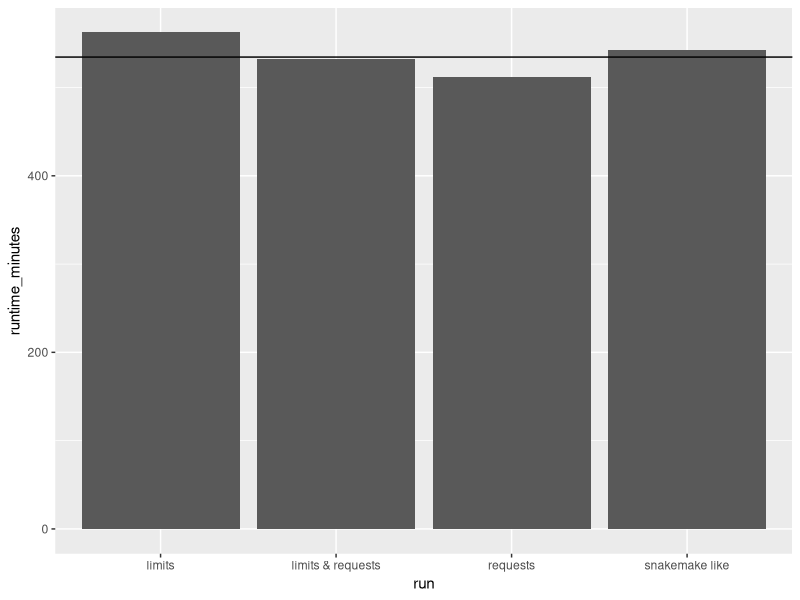

Recreate this plot in R.
library(tidyverse)
library(lubridate)


times <- read.csv("benchmark_comparison/times.csv") %>% mutate(runtime = hms(runtime), runtime_minutes = as.numeric(hms(runtime), "minutes"))

ggplot(times %>% filter(run != "snakemake"), aes(x=run, y=runtime_minutes)) +
  geom_bar(stat = "identity") +
  geom_hline(yintercept = times %>% filter(run == "snakemake") %>% select(runtime_minutes) %>% pull())



